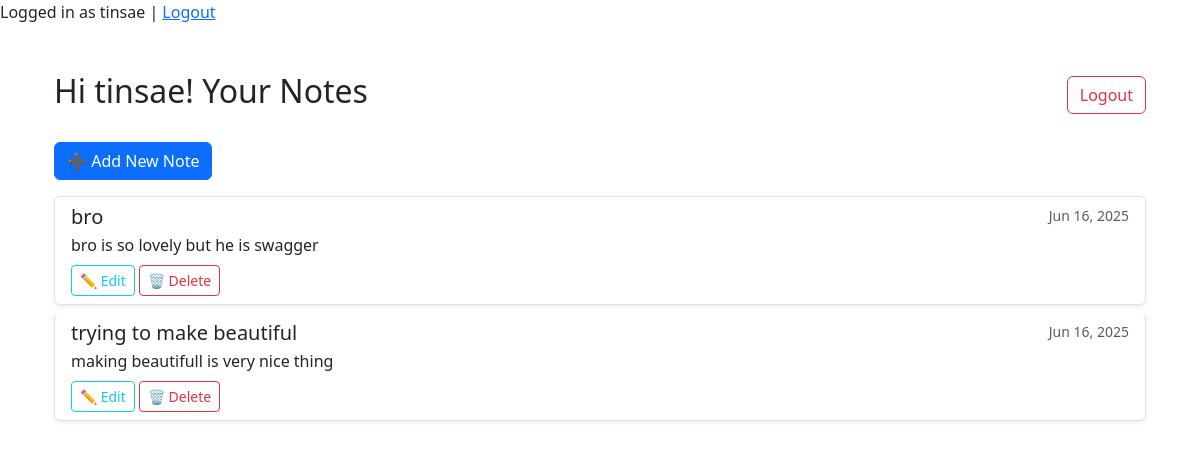
Screenshot of / (signed in) with the database file from the repository.
### notes/models.py (models this page shows, shortened)
class Note(models.Model):
    user = models.ForeignKey(User, on_delete=models.CASCADE)
    title = models.CharField(max_length=200)
    content = models.TextField()
    created_at = models.DateTimeField(auto_now_add=True)

### notes/views.py (the view)
# urls.py: path('', views.home, name='home'),
@login_required
def home(request):
    notes = Note.objects.filter(user=request.user)
    return render(request, 'notes/home.html', {'notes': notes})

### notes/templates/notes/home.html (shortened to what this page needs)
{% extends "base.html" %}
{% block content %}
<div class="container mt-5">
  {% if user.is_authenticated %}
    <div class="d-flex justify-content-between align-items-center mb-4">
      <h2>Hi {{ user.username }}! Your Notes</h2>
      <form method="post" action="{% url 'logout' %}" style="display:inline;">
        <button type="submit" class="btn btn-outline-danger">Logout</button>
      </form>
    </div>
    <a href="{% url 'add_notes' %}" class="btn btn-primary mb-3">➕ Add New Note</a>
    {% if notes %}
      <div class="list-group">
        {% for note in notes %}
          <div class="list-group-item list-group-item-action flex-column align-items-start mb-2 shadow-sm rounded">
            <div class="d-flex w-100 justify-content-between">
              <h5 class="mb-1">{{ note.title }}</h5>
              <small class="text-muted">{{ note.created_at|date:"M d, Y" }}</small>
            </div>
            <p class="mb-1">{{ note.content }}</p>
            <div class="mt-2">
              <a href="{% url 'edit_note' note.id %}" class="btn btn-sm btn-outline-info">✏️ Edit</a>
              <a href="{% url 'delete_note' note.id %}" class="btn btn-sm btn-outline-danger">🗑️ Delete</a>
            </div>
          </div>
        {% endfor %}
      </div>
    {% else %}
      <p class="text-muted">No notes found. Create your first one!</p>
    {% endif %}
  {% else %}
    <div class="text-center mt-5">
      <p class="text-danger">You are not logged in.</p>
      <a href="{% url 'login' %}" class="btn btn-success mx-1">Login</a>
      <a href="{% url 'signup' %}" class="btn btn-secondary mx-1">Sign up</a>
    </div>
  {% endif %}
</div>
{% endblock %}

### templates/base.html (shortened to what this page needs)
<!DOCTYPE html>
<html>
<head>
    <link rel="stylesheet" href="https://cdn.jsdelivr.net/npm/bootstrap@5.3.0/dist/css/bootstrap.min.css">
</head>
<body>
{% if user.is_authenticated %}
    <p>Logged in as {{ user.username }} | <a href="{% url 'logout' %}">Logout</a></p>
{% else %}
    <p><a href="{% url 'signup' %}">Register here</a>
    </p>
{% endif %}
<div class="container mt-5">
{% block content %}{% endblock %}
</div>
</body>
</html>

### rows the page displays
Note: title "bro", created_at "Jun 16, 2025", content "bro is so lovely but he is swagger"
Note: title "trying to make beautiful", created_at "Jun 16, 2025", content "making beautifull is very nice thing"

### other values shown
{{ user.username }} "tinsae"
